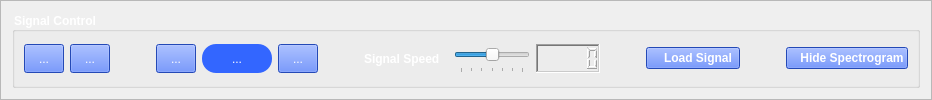
              <widget class="QFrame" name="frame_20">
               <property name="frameShape">
                <enum>QFrame::StyledPanel</enum>
               </property>
               <property name="frameShadow">
                <enum>QFrame::Raised</enum>
               </property>
               <layout class="QGridLayout" name="gridLayout_67">
                <item row="0" column="0">
                 <widget class="QGroupBox" name="groupBox_10">
                  <property name="font">
                   <font>
                    <pointsize>9</pointsize>
                    <weight>75</weight>
                    <bold>true</bold>
                   </font>
                  </property>
                  <property name="styleSheet">
                   <string notr="true">color: rgb(255, 255, 255);</string>
                  </property>
                  <property name="title">
                   <string>Signal Control</string>
                  </property>
                  <layout class="QGridLayout" name="gridLayout_68">
                   <item row="0" column="0">
                    <layout class="QGridLayout" name="gridLayout_69">
                     <item row="0" column="3">
                      <widget class="QToolButton" name="ECG_Abnormalities_Stop_Button">
                       <property name="sizePolicy">
                        <sizepolicy hsizetype="Expanding" vsizetype="Fixed">
                         <horstretch>0</horstretch>
                         <verstretch>0</verstretch>
                        </sizepolicy>
                       </property>
                       <property name="minimumSize">
                        <size>
                         <width>40</width>
                         <height>29</height>
                        </size>
                       </property>
                       <property name="styleSheet">
                        <string notr="true">background-color:#3366ff;</string>
                       </property>
                       <property name="text">
                        <string>...</string>
                       </property>
                       <property name="icon">
                        <iconset>
                         <normaloff>Assets/stop-button (2).png</normaloff>Assets/stop-button (2).png</iconset>
                       </property>
                       <property name="iconSize">
                        <size>
                         <width>20</width>
                         <height>20</height>
                        </size>
                       </property>
                      </widget>
                     </item>
                     <item row="0" column="6">
                      <spacer name="horizontalSpacer_53">
                       <property name="orientation">
                        <enum>Qt::Horizontal</enum>
                       </property>
                       <property name="sizeHint" stdset="0">
                        <size>
                         <width>40</width>
                         <height>20</height>
                        </size>
                       </property>
                      </spacer>
                     </item>
                     <item row="0" column="8">
                      <widget class="QSlider" name="ECG_Abnormalities_Signal_Speed_Slider">
                       <property name="sizePolicy">
                        <sizepolicy hsizetype="Expanding" vsizetype="Fixed">
                         <horstretch>120</horstretch>
                         <verstretch>0</verstretch>
                        </sizepolicy>
                       </property>
                       <property name="minimumSize">
                        <size>
                         <width>0</width>
                         <height>29</height>
                        </size>
                       </property>
                       <property name="maximumSize">
                        <size>
                         <width>300</width>
                         <height>16777215</height>
                        </size>
                       </property>
                       <property name="minimum">
                        <number>-3</number>
                       </property>
                       <property name="maximum">
                        <number>3</number>
                       </property>
                       <property name="singleStep">
                        <number>0</number>
                       </property>
                       <property name="pageStep">
                        <number>0</number>
                       </property>
                       <property name="value">
                        <number>0</number>
                       </property>
                       <property name="sliderPosition">
                        <number>0</number>
                       </property>
                       <property name="tracking">
                        <bool>true</bool>
                       </property>
                       <property name="orientation">
                        <enum>Qt::Horizontal</enum>
                       </property>
                       <property name="invertedAppearance">
                        <bool>false</bool>
                       </property>
                       <property name="invertedControls">
                        <bool>false</bool>
                       </property>
                       <property name="tickPosition">
                        <enum>QSlider::TicksBelow</enum>
                       </property>
                       <property name="tickInterval">
                        <number>1</number>
                       </property>
                      </widget>
                     </item>
                     <item row="0" column="2">
                      <spacer name="horizontalSpacer_52">
                       <property name="orientation">
                        <enum>Qt::Horizontal</enum>
                       </property>
                       <property name="sizeHint" stdset="0">
                        <size>
                         <width>40</width>
                         <height>20</height>
                        </size>
                       </property>
                      </spacer>
                     </item>
                     <item row="0" column="11">
                      <widget class="QPushButton" name="ECG_Abnormalities_Load_Signal_Button">
                       <property name="sizePolicy">
                        <sizepolicy hsizetype="Expanding" vsizetype="Fixed">
                         <horstretch>150</horstretch>
                         <verstretch>0</verstretch>
                        </sizepolicy>
                       </property>
                       <property name="maximumSize">
                        <size>
                         <width>300</width>
                         <height>16777215</height>
                        </size>
                       </property>
                       <property name="sizeIncrement">
                        <size>
                         <width>0</width>
                         <height>0</height>
                        </size>
                       </property>
                       <property name="font">
                        <font>
                         <weight>75</weight>
                         <bold>true</bold>
                        </font>
                       </property>
                       <property name="styleSheet">
                        <string notr="true">background-color:#3366ff;</string>
                       </property>
                       <property name="text">
                        <string>   Load Signal</string>
                       </property>
                       <property name="icon">
                        <iconset>
                         <normaloff>Assets/move-to.png</normaloff>Assets/move-to.png</iconset>
                       </property>
                       <property name="iconSize">
                        <size>
                         <width>20</width>
                         <height>20</height>
                        </size>
                       </property>
                      </widget>
                     </item>
                     <item row="0" column="9">
                      <widget class="QLCDNumber" name="Compose_Signal_Frequency_LCD_12">
                       <property name="enabled">
                        <bool>true</bool>
                       </property>
                       <property name="minimumSize">
                        <size>
                         <width>0</width>
                         <height>29</height>
                        </size>
                       </property>
                       <property name="font">
                        <font>
                         <weight>75</weight>
                         <bold>true</bold>
                        </font>
                       </property>
                       <property name="frameShape">
                        <enum>QFrame::WinPanel</enum>
                       </property>
                       <property name="frameShadow">
                        <enum>QFrame::Sunken</enum>
                       </property>
                       <property name="lineWidth">
                        <number>1</number>
                       </property>
                       <property name="segmentStyle">
                        <enum>QLCDNumber::Outline</enum>
                       </property>
                       <property name="intValue" stdset="0">
                        <number>0</number>
                       </property>
                      </widget>
                     </item>
                     <item row="0" column="10">
                      <spacer name="horizontalSpacer_54">
                       <property name="orientation">
                        <enum>Qt::Horizontal</enum>
                       </property>
                       <property name="sizeHint" stdset="0">
                        <size>
                         <width>40</width>
                         <height>20</height>
                        </size>
                       </property>
                      </spacer>
                     </item>
                     <item row="0" column="1">
                      <widget class="QToolButton" name="ECG_Abnormalities_Zooming_Out_Button">
                       <property name="sizePolicy">
                        <sizepolicy hsizetype="Expanding" vsizetype="Fixed">
                         <horstretch>0</horstretch>
                         <verstretch>0</verstretch>
                        </sizepolicy>
                       </property>
                       <property name="minimumSize">
                        <size>
                         <width>40</width>
                         <height>29</height>
                        </size>
                       </property>
                       <property name="styleSheet">
                        <string notr="true">background-color:#3366ff;</string>
                       </property>
                       <property name="text">
                        <string>...</string>
                       </property>
                       <property name="icon">
                        <iconset>
                         <normaloff>Assets/zoom-out.png</normaloff>Assets/zoom-out.png</iconset>
                       </property>
                       <property name="iconSize">
                        <size>
                         <width>20</width>
                         <height>20</height>
                        </size>
                       </property>
                      </widget>
                     </item>
                     <item row="0" column="4">
                      <widget class="QToolButton" name="ECG_Abnormalities_Play_Pause_Button">
                       <property name="sizePolicy">
                        <sizepolicy hsizetype="Expanding" vsizetype="Fixed">
                         <horstretch>0</horstretch>
                         <verstretch>0</verstretch>
                        </sizepolicy>
                       </property>
                       <property name="minimumSize">
                        <size>
                         <width>70</width>
                         <height>29</height>
                        </size>
                       </property>
                       <property name="styleSheet">
                        <string notr="true">background-color:#3366ff;
border-radius: 14px;</string>
                       </property>
                       <property name="text">
                        <string>...</string>
                       </property>
                       <property name="icon">
                        <iconset>
                         <normaloff>Assets/play (1).png</normaloff>Assets/play (1).png</iconset>
                       </property>
                       <property name="iconSize">
                        <size>
                         <width>20</width>
                         <height>20</height>
                        </size>
                       </property>
                      </widget>
                     </item>
                     <item row="0" column="7">
                      <widget class="QLabel" name="label_48">
                       <property name="minimumSize">
                        <size>
                         <width>84</width>
                         <height>29</height>
                        </size>
                       </property>
                       <property name="font">
                        <font>
                         <pointsize>9</pointsize>
                         <weight>75</weight>
                         <bold>true</bold>
                        </font>
                       </property>
                       <property name="styleSheet">
                        <string notr="true">color: &quot;white&quot;;</string>
                       </property>
                       <property name="text">
                        <string>Signal Speed</string>
                       </property>
                      </widget>
                     </item>
                     <item row="0" column="13">
                      <widget class="QPushButton" name="ECG_Abnormalities_Hide_Show_Spectrogram_Button">
                       <property name="sizePolicy">
                        <sizepolicy hsizetype="Expanding" vsizetype="Fixed">
                         <horstretch>150</horstretch>
                         <verstretch>0</verstretch>
                        </sizepolicy>
                       </property>
                       <property name="maximumSize">
                        <size>
                         <width>300</width>
                         <height>16777215</height>
                        </size>
                       </property>
                       <property name="sizeIncrement">
                        <size>
                         <width>0</width>
                         <height>0</height>
                        </size>
                       </property>
                       <property name="font">
                        <font>
                         <weight>75</weight>
                         <bold>true</bold>
                        </font>
                       </property>
                       <property name="styleSheet">
                        <string notr="true">background-color:#3366ff;</string>
                       </property>
                       <property name="text">
                        <string>   Hide Spectrogram</string>
                       </property>
                       <property name="icon">
                        <iconset>
                         <normaloff>Assets/invisible.png</normaloff>Assets/invisible.png</iconset>
                       </property>
                       <property name="iconSize">
                        <size>
                         <width>20</width>
                         <height>20</height>
                        </size>
                       </property>
                      </widget>
                     </item>
                     <item row="0" column="0">
                      <widget class="QToolButton" name="ECG_Abnormalities_Zooming_In_Button">
                       <property name="sizePolicy">
                        <sizepolicy hsizetype="Expanding" vsizetype="Fixed">
                         <horstretch>0</horstretch>
                         <verstretch>0</verstretch>
                        </sizepolicy>
                       </property>
                       <property name="minimumSize">
                        <size>
                         <width>40</width>
                         <height>29</height>
                        </size>
                       </property>
                       <property name="styleSheet">
                        <string notr="true">background-color:#3366ff;</string>
                       </property>
                       <property name="text">
                        <string>...</string>
                       </property>
                       <property name="icon">
                        <iconset>
                         <normaloff>Assets/zoomin.png</normaloff>Assets/zoomin.png</iconset>
                       </property>
                      </widget>
                     </item>
                     <item row="0" column="5">
                      <widget class="QToolButton" name="ECG_Abnormalities_Reset_Button">
                       <property name="sizePolicy">
                        <sizepolicy hsizetype="Expanding" vsizetype="Fixed">
                         <horstretch>0</horstretch>
                         <verstretch>0</verstretch>
                        </sizepolicy>
                       </property>
                       <property name="minimumSize">
                        <size>
                         <width>40</width>
                         <height>29</height>
                        </size>
                       </property>
                       <property name="styleSheet">
                        <string notr="true">background-color:#3366ff;</string>
                       </property>
                       <property name="text">
                        <string>...</string>
                       </property>
                       <property name="icon">
                        <iconset>
                         <normaloff>Assets/rewind.png</normaloff>Assets/rewind.png</iconset>
                       </property>
                       <property name="iconSize">
                        <size>
                         <width>20</width>
                         <height>20</height>
                        </size>
                       </property>
                      </widget>
                     </item>
                     <item row="0" column="12">
                      <spacer name="horizontalSpacer_55">
                       <property name="orientation">
                        <enum>Qt::Horizontal</enum>
                       </property>
                       <property name="sizeHint" stdset="0">
                        <size>
                         <width>40</width>
                         <height>20</height>
                        </size>
                       </property>
                      </spacer>
                     </item>
                    </layout>
                   </item>
                  </layout>
                 </widget>
                </item>
               </layout>
              </widget>
